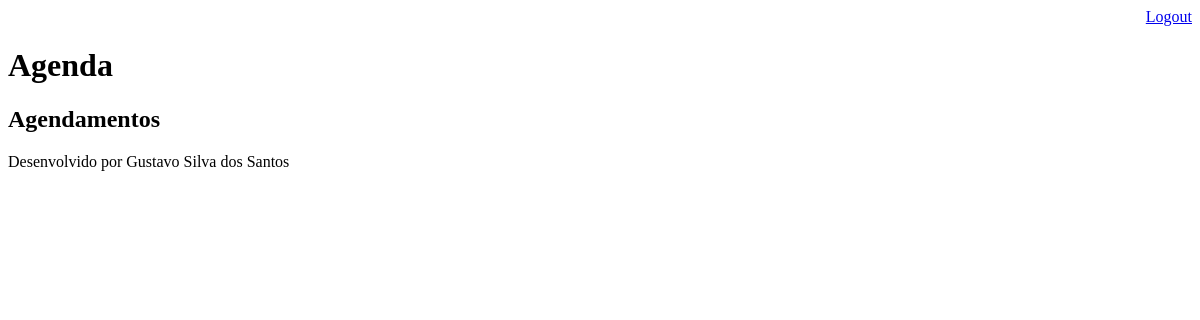
Before: /agenda/ (signed in) with the older database file.
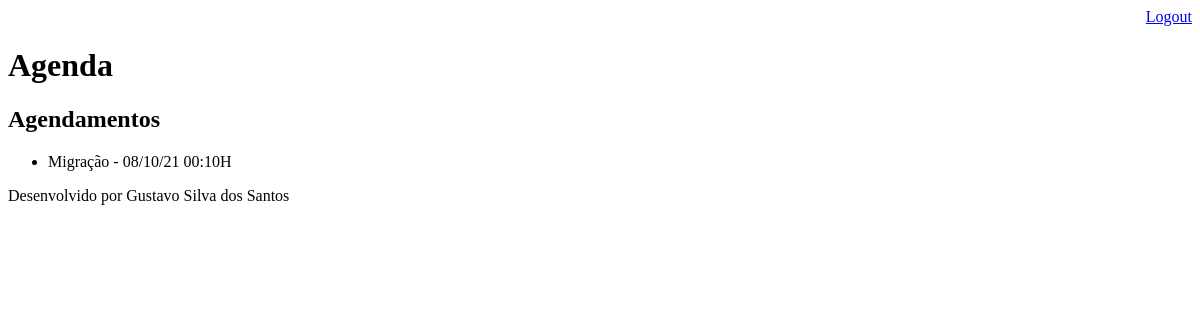
After: the same page with the newer database file.
### core/models.py (models this page shows, shortened)
class Evento(models.Model):
    titulo = models.CharField(max_length=100)
    descricao = models.TextField(blank=True, null=True)
    data_evento = models.DateTimeField(verbose_name='Data do Evento')
    data_criacao = models.DateTimeField(auto_now=True)
    usuario = models.ForeignKey(User, on_delete=models.CASCADE)
    class Meta:
        db_table = 'evento'
    def get_data_evento(self):
        return self.data_evento.strftime('%d/%m/%y %H:%mH')

### core/views.py (the view)
# urls.py: path('agenda/', views.lista_eventos),
@login_required(login_url="/login/")
def lista_eventos(request):
    usuario = request.user
    evento = Evento.objects.filter(usuario=usuario)
    dados = {'eventos':evento}
    return render(request,'agenda.html', dados)

### templates/agenda.html
{% extends "model-page.html" %}
{% block content %}
    <h2>Agendamentos</h2>
    <ul style="font-size: 16px">
    {% for evento in eventos %}
        <li>{{evento.titulo}} - {{evento.get_data_evento}}</li>
    {% endfor %}
    </ul>
{% endblock %}

### templates/model-page.html
<!DOCTYPE html>
<html lang="en">
<head>
    {% include "model-header.html" %}
</head>
<body>
    {% block content %} {% endblock %}
    {% include "model-footer.html" %}
</body>
</html>

### templates/model-header.html (shortened to what this page needs)
    <div align="right">
        <a href="/logout">Logout</a>
    </div>
    <h1>Agenda</h1>

### templates/model-footer.html
<p>Desenvolvido por Gustavo Silva dos Santos</p>

Changed rows visible on the page:
added Evento: titulo "Migração", get_data_evento "08/10/21 00:10H"
